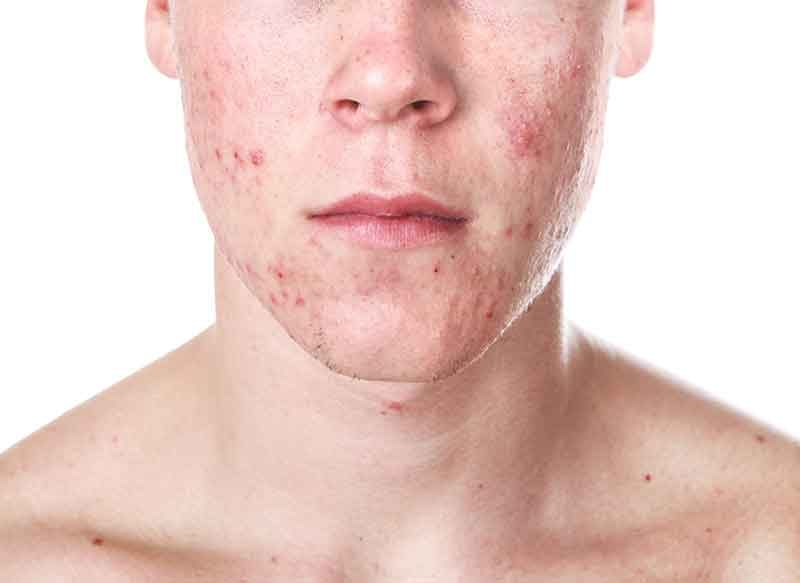
#> input picture test_data/vulgaris/vulgaris_1.jpg, 800 x 583 px; its folder holds 4 pictures in this run
$ jupyter execute --allow-errors Evaluate_model_retrain.ipynb
#> lines starting #> are read from the running program, lines starting #| are printed output that depends on the picture
#> pass 3 of the loop `for file_path in glob.iglob('**/*.jpg', recursive=True):`:
#> the loop made 4 passes; the first 3 are shown
### label_image.py
# Copyright 2016 The TensorFlow Authors. All Rights Reserved.
#
# Licensed under the Apache License, Version 2.0 (the "License");
# you may not use this file except in compliance with the License.
# You may obtain a copy of the License at
#
#     http://www.apache.org/licenses/LICENSE-2.0
#
# Unless required by applicable law or agreed to in writing, software
# distributed under the License is distributed on an "AS IS" BASIS,
# WITHOUT WARRANTIES OR CONDITIONS OF ANY KIND, either express or implied.
# See the License for the specific language governing permissions and
# limitations under the License.
# ==============================================================================
"""Simple image classification with Inception.

Run image classification with your model.

This script is usually used with retrain.py found in this same
directory.

This program creates a graph from a saved GraphDef protocol buffer,
and runs inference on an input JPEG image. You are required
to pass in the graph file and the txt file.

It outputs human readable strings of the top 5 predictions along with
their probabilities.

Change the --image_file argument to any jpg image to compute a
classification of that image.

Example usage:
python label_image.py --graph=retrained_graph.pb
  --labels=retrained_labels.txt
  --image=flower_photos/daisy/54377391_15648e8d18.jpg

NOTE: To learn to use this file and retrain.py, please see:

https://codelabs.developers.google.com/codelabs/tensorflow-for-poets
"""
from __future__ import absolute_import
from __future__ import division
from __future__ import print_function

import argparse
import sys

import tensorflow as tf

# [4 lines left out: function load_image, not called in this run]


def load_labels(filename):
    """Read in labels, one label per line."""
    return [line.rstrip() for line in tf.gfile.GFile(filename)]


# [42 lines left out: functions load_graph, run_graph, main, not called in this run]


# [3 lines that do not run on import are left out]

### Evaluate_model_retrain.ipynb
# 02456 Deep Learning - Acne Vulgaris vs Acne Rosacea

### Model: Retrain last layer of Inception V3

# This is the model with the highest test accuracy

#### Load the weights of the trained model, and evaluate some test images found using google image search (As provided training data is classified)

This notebook is used to show that the network works, by classifying an input image containing lesions of either Acne Vulgaris or Acne Rosacea. It is possible to use your own images by changing or adding images to one of the folders in the "test-images" folder. The class needs to follow the naming convention of the images already in the folders. for Rosacea images "rosacea_x.jpg" for vulgaris "vulgaris_x.jpg".

This model is trained using the Google implementation for retraining the Inception V3. The tutorial used is linked in the references below

Authors:
* s134859 Nicolai Mogensen
* s134569 Tobias Slot Jensen
* s144242 David Frich Hansen

References:

* The Google Transfer Learning implementation: https://www.tensorflow.org/tutorials/image_retraining

[cell 1]
from label_image import *
import glob
import os
from pathlib import Path
import numpy as np
import matplotlib.image as mpimg
from sklearn.model_selection import train_test_split
from skimage.io import imread
from skimage.transform import resize

[cell 2]
files = []
for file_path in glob.iglob('**/*.jpg', recursive=True):
    files.append(file_path)

X = []
y = []
for file in files:
    patient_type = str(file).split("/")[1]
    X.append(str(file))
    if(patient_type == "vulgaris"):
        y.append(0)
    else:
        y.append(1)

X = np.asarray(X)
y = np.asarray(y)

[cell 3]
# The labels and graph objects as outputted by the retrain.py script
labels = "output_labels.txt"
graph = "output_graph.pb"
output_layer = "final_result:0"
input_layer = 'DecodeJpeg/contents:0'


# load labels
#> (the rest of this cell did not finish here and is left out)

# load graph, which is stored in the default session
load_graph(graph)

y_prob = []
y_pred = []
for im in X:
    image_data = load_image(im)

    preds = run_graph(image_data, labels, input_layer, output_layer,5)
    y_prob.append(preds)
    y_pred.append(np.argmax(preds))

# Evaluation

##### Predictions on the test-images sourced using Google Image search.

[cell 4]
X = []
y = []
for file in files:
    patient = str(file).split("/")[-1]
    patient_type = str(file).split("/")[1]
    img = resize(imread(file),(299,299,3),mode="constant")
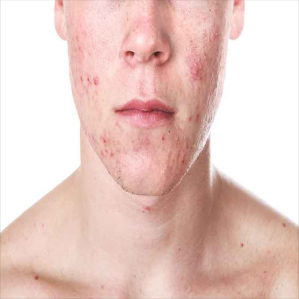
#> img: shape (299, 299, 3) float64; mean R, G, B 0.91, 0.796, 0.769
#> pass 3 of the loop `for file in files:`:
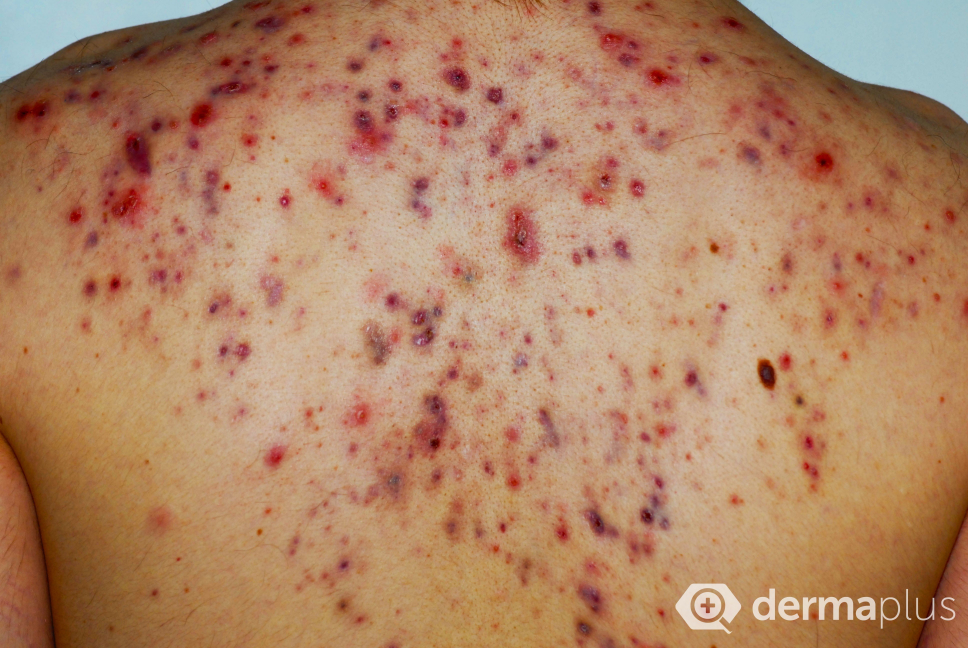
#> input picture test_data/vulgaris/vulgaris_3.jpg, 3872 x 2592 px (shown at 1/4 size)
#> `img = resize(imread(file),(299,299,3),mode="constant")`:
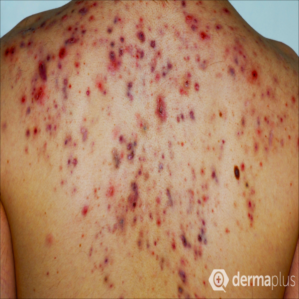
#> img: shape (299, 299, 3) float64; mean R, G, B 0.693, 0.518, 0.395
#> the loop made 4 passes; the first 3 are shown
    #print(img.shape)
    X.append(img)
    if(patient_type == "vulgaris"):
        y.append(0)
    else:
        y.append(1)

X = np.asarray(X)
y = np.asarray(y)
